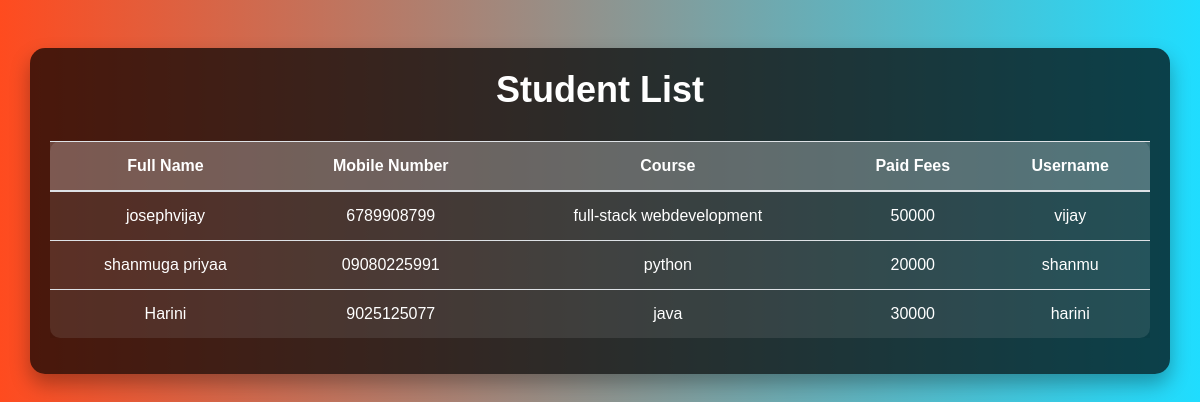
The app's page /student/student-list/ with its own data.
### student/models.py (models this page shows, shortened)
class Student(models.Model):
    full_name = models.CharField(max_length=100,null=True)
    mobile_number = models.CharField(max_length=15,null=True)
    course = models.ForeignKey(Course, on_delete=models.SET_NULL, null=True)  # Foreign Key to Course
    paid_fees = models.IntegerField(default=0)
    user = models.OneToOneField(User, on_delete=models.CASCADE,null=True)  # One-to-One relation

### course/models.py (models this page shows)
class Course(models.Model):
    name = models.CharField(max_length=100)
    duration = models.CharField(max_length=50)
    fees = models.DecimalField(max_digits=10, decimal_places=2)
    def __str__(self):
        return self.name

### student/views.py (the view)
# urls.py: path('student-list/', views.student_list, name='student_list'),
def student_list(request):
    students = Student.objects.all()  # Fetch all student records
    return render(request, 'student_list.html', {'students': students})

### student_management/templates/student_list.html (shortened to what this page needs)
<!DOCTYPE html>
<html lang="en">
<head>
    <link rel="stylesheet" href="https://maxcdn.bootstrapcdn.com/bootstrap/4.0.0/css/bootstrap.min.css">
</head>
<body>
    <div class="container mt-5">
        <h2>Student List</h2>
        <table class="table table-striped">
            <thead>
                <tr>
                    <th>Full Name</th>
                    <th>Mobile Number</th>
                    <th>Course</th>
                    <th>Paid Fees</th>
                    <th>Username</th>
                </tr>
            </thead>
            <tbody>
                {% for student in students %}
                <tr>
                    <td>{{ student.full_name }}</td>
                    <td>{{ student.mobile_number }}</td>
                    <td>{{ student.course }}</td>
                    <td>{{ student.paid_fees }}</td>
                    <td>{{ student.user.username }}</td>
                </tr>
                {% endfor %}
            </tbody>
        </table>
    </div>
</body>
</html>

### student_management/templates/student_list.html (style rules this page uses)
body { background: linear-gradient(to right, #ff4b1f, #1fddff); color: white; font-family: 'Arial', sans-serif; min-height: 100vh; overflow: hidden; }
h2 { font-size: 36px; font-weight: bold; text-align: center; margin-bottom: 30px; animation: fadeIn 1s ease-in-out; }
.container { background-color: rgba(0, 0, 0, 0.7); padding: 20px; border-radius: 15px; box-shadow: 0 10px 20px rgba(0, 0, 0, 0.3); animation: slideUp 0.5s ease-out; position: relative; z-index: 1; margin-top: 100px; }
.table { background-color: rgba(255, 255, 255, 0.1); border-radius: 10px; }
th, td { text-align: center; }
th { background-color: rgba(255, 255, 255, 0.2); color: #fff; }

### records on screen
Student: full_name "josephvijay", mobile_number "6789908799", course "full-stack webdevelopment", paid_fees "50000", user.username "vijay"
Student: full_name "shanmuga priyaa", mobile_number "09080225991", course "python", paid_fees "20000", user.username "shanmu"
Student: full_name "Harini", mobile_number "9025125077", course "java", paid_fees "30000", user.username "harini"
